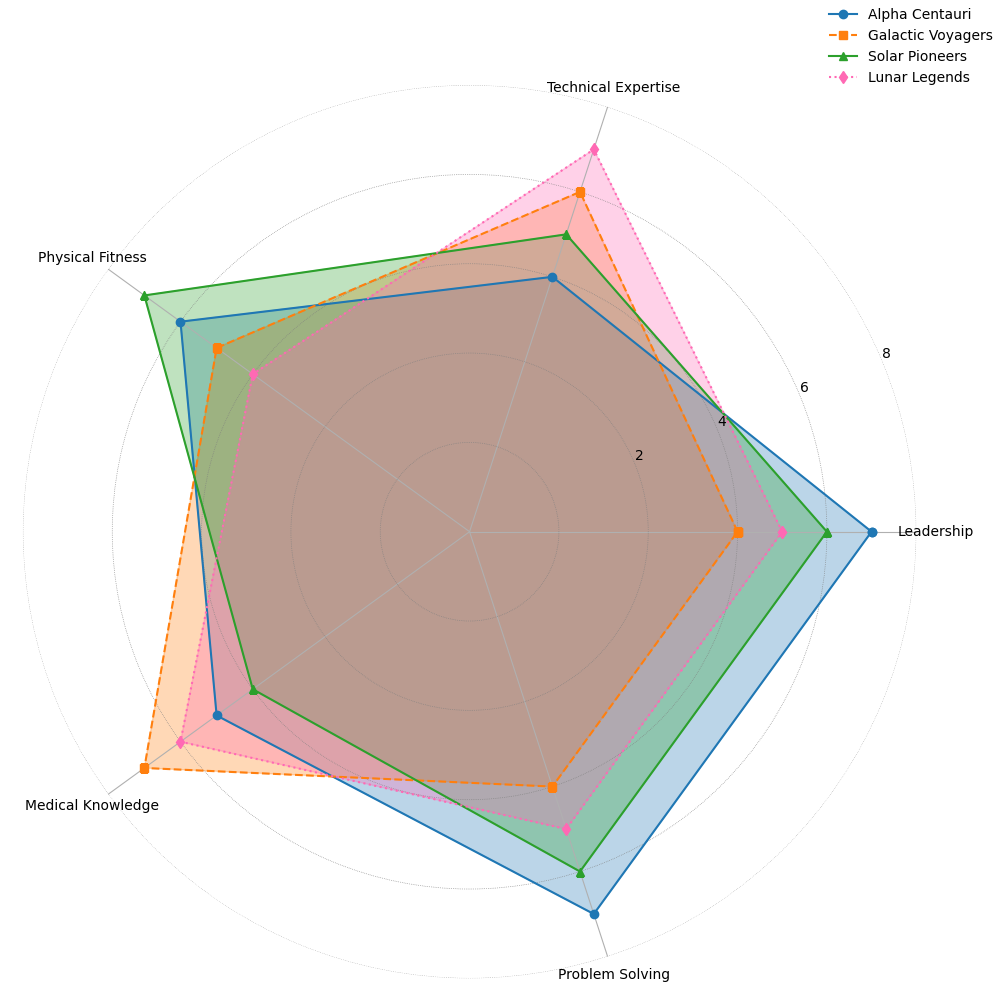

Reproduce this figure in Python.
import numpy as np
import matplotlib.pyplot as plt
from math import pi

skills = ['Leadership', 'Technical Expertise', 'Physical Fitness', 'Medical Knowledge', 'Problem Solving']
num_skills = len(skills)

teams_scores = {
    'Alpha Centauri': [9, 6, 8, 7, 9],
    'Galactic Voyagers': [6, 8, 7, 9, 6],
    'Solar Pioneers': [8, 7, 9, 6, 8],
    'Lunar Legends': [7, 9, 6, 8, 7],
}

fig, ax = plt.subplots(figsize=(10, 10), subplot_kw=dict(polar=True))

angles = np.linspace(0, 2 * pi, num_skills, endpoint=False).tolist()
angles += angles[:1]

colors = ['#1f77b4', '#ff7f0e', '#2ca02c', '#ff69b4']
markers = ['o-', 's--', '^-', 'd:']
for (team, scores), color, marker in zip(teams_scores.items(), colors, markers):
    scores += scores[:1]
    ax.plot(angles, scores, marker, label=team, color=color)
    ax.fill(angles, scores, alpha=0.3, color=color)

ax.set_yticklabels(['', '2', '4', '6', '8', '10'])
ax.set_xticks(angles[:-1])
ax.set_xticklabels(skills)

ax.yaxis.grid(True, color='gray', linestyle=':', linewidth=0.5)
ax.spines['polar'].set_visible(False)

plt.ylim(0, 10)
plt.legend(loc='upper right', bbox_to_anchor=(1.1, 1.1), frameon=False)

plt.tight_layout()

plt.show()
